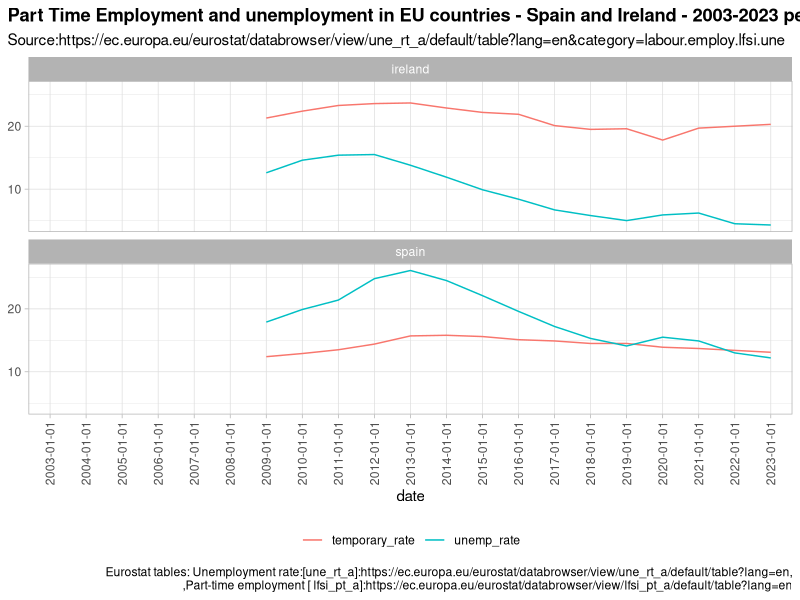
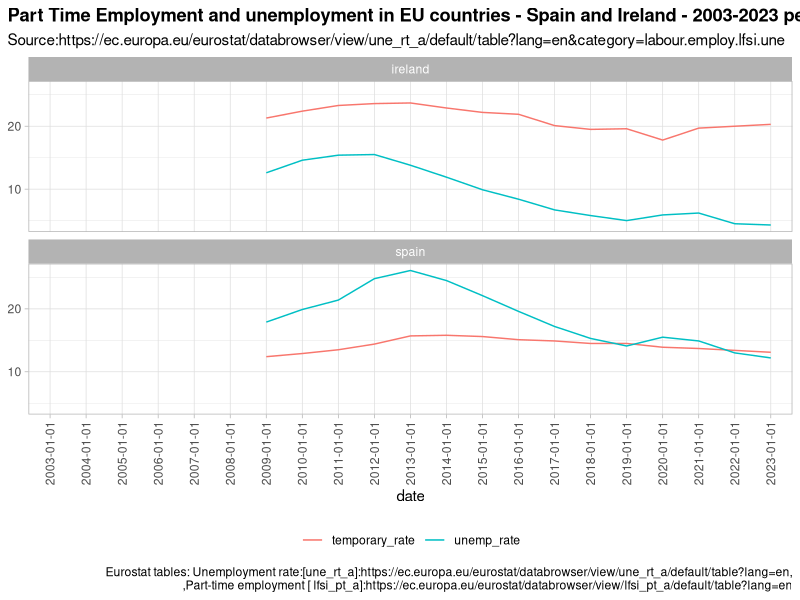

These figures' R source, in order: (Note: this script raises an error after producing the figures.)
# 05_Faceted_charts_custom_line_colour.R

# AIM: change default R colours (blue and red to each line charts data series)

# 1. Import previous files  b
library(here)
library(dplyr)
library(ggplot2)

# 1. Import combined indicators  
combined_indic  <- read.table(here("data_cleansed", "EU_TEMP_UNEMP_COMBINED_SORTED.csv"),
                              header =TRUE, sep =',',stringsAsFactors =TRUE)
head(combined_indic)


# 2. Test changing line color just for two countries (spain, ireland)
Subset_test <-c("ireland","spain")

# 2.1 We load combined_indic dataframe and now we will change default line colours for chart including two indicators
# This is the DEFAULT colour assigned by R to each indicator: 

test_01_plot_data <- combined_indic %>% 
  select(date,country,metric_name,metric_value) %>% 
  filter(country %in% Subset_test) 
test_01_plot_data

line_chart_test_01 <- test_01_plot_data %>% 
  ggplot( fill = indicator) +
  geom_line(aes(date,metric_value,colour = metric_name, group = metric_name)) +
  facet_wrap(~ country, nrow = 2) +
  labs(title = "Part Time Employment and unemployment in EU countries - Spain and Ireland - 2003-2023 period. Yearly data",
       subtitle ="Source:https://ec.europa.eu/eurostat/databrowser/view/une_rt_a/default/table?lang=en&category=labour.employ.lfsi.une",
       caption = "Eurostat tables: Unemployment rate:[une_rt_a]:https://ec.europa.eu/eurostat/databrowser/view/une_rt_a/default/table?lang=en,
       ,Part-time employment [ lfsi_pt_a]:https://ec.europa.eu/eurostat/databrowser/view/lfsi_pt_a/default/table?lang=en",
       y = NULL,colour = NULL, fill = NULL) +
  theme_light() +
  theme(plot.title.position = "plot",
        legend.position = "bottom",   # Place legend at the bottom
        axis.text.x = element_text(angle = 90, vjust = 0.5, hjust=1), # Rotate X axis labels 90 degrees
        plot.title = element_text(face = "bold")) # Display main plot Title bold

line_chart_test_01

ggsave("plots_output/06_Unemp_temp_rate_line_Ireland_Spain_dafault_legeng_colour_01.png",  width = 12, height = 9.22)

# 1.1 Changing legend using scale_colour_manual() function 

# I use scale_colour_manual() with the parameters below to create a new legend with new colours and text displayed

#   scale_colour_manual(
# values = c("black","blue"),
# labels = c("Temporary contracts rate", "Unemployment rate")) 


line_chart_test_02 <- test_01_plot_data %>% 
  ggplot( fill = indicator) +
  geom_line(aes(datef,value,colour = indicator, group = indicator)) +
  facet_wrap(~ country, nrow = 2) +
  labs(title = "Temporary Employment and unemployment in EU countries - Spain and Ireland - 2003-2023 period. Yearly data",
       subtitle ="Source:https://ec.europa.eu/eurostat/databrowser/view/une_rt_a/default/table?lang=en&category=labour.employ.lfsi.une",
       y = NULL,colour = NULL, fill = NULL) +
  theme_light() +
  theme(plot.title.position = "plot",
        legend.position = "bottom") + # Place legent at the bottom
  # Apply legend format here - change default colours to black and blue
  scale_colour_manual(values = c("blue", "black"),
                      labels = c("Temporary contracts rate (%)","Unemployment rate (%)"))
line_chart_test_02

ggsave("plots_output/07_Unemp_temp_rate_line_Ireland_Spain_custom_legeng_colour_01.png", width = 6, height = 4)
  

# 2 Plotting temporary employment and unemployment rates for first batch of EU countries

Subset_countries_01 <-c("euro_area_20_countries_from_2023","belgium","bulgaria","czechia","denmark","germany","estonia",
                        "ireland","greece","spain","france","croatia","italy","cyprus","latvia","lithuania","luxembourg",
                        "hungary")

Subset_01_plot_data <- all_indicators_datef %>% 
  select(date,datef,country,value,indicator) %>% 
  filter(country %in% Subset_countries_01) 


# First batch of countries
# Display line charts facets by country displaying each indicator as individual line for each country 
line_chart_batch_01 <- Subset_01_plot_data %>% 
  ggplot( fill = indicator) +
  geom_line(aes(datef,value,colour = indicator, group = indicator)) +
  facet_wrap(~ country, nrow = 2) +
  labs(title = "Temporary Employment and unemployment in EU countries - Subset 01 02- 2003-2023 period. Yearly data",
       subtitle ="Source:https://ec.europa.eu/eurostat/databrowser/view/une_rt_a/default/table?lang=en&category=labour.employ.lfsi.une",
       y = NULL,colour = NULL, fill = NULL) +
  theme_light() +
  theme(plot.title.position = "plot",
        legend.position = "bottom") + # Place legend at the bottom
  # Apply legend format here - change default colours to black and blue
  scale_colour_manual(values = c("blue", "black"),
                      labels = c("Temporary contracts rate (%)","Unemployment rate (%)"))
line_chart_batch_01

ggsave("plots_output/08_Unemp_temp_rate_line_chart_batch_01_custom_legend_colour.png", width = 6, height = 4)

# Online Resources with interesting GGPLOT2 tips
# Using the ggplot theme function to customize facet labels and your legend (CC067)
# Author: Riffomonas Project
# URL: https://www.youtube.com/watch?v=-4NQgIReefQ

# 3 Plotting temporary employment and unemployment rates for second batch of Eu countries

Subset_countries_02 <-c("euro_area_20_countries_from_2023","malta","netherlands","austria",
                        "poland","portugal","romania","slovenia","slovakia","finland","sweden",
                        "iceland","norway","switzerland","bosnia_and_herzegovina","montenegro",
                        "north_macedonia","serbia","turkiye")

Subset_02_plot_data <- all_indicators_datef %>% 
  select(date,datef,country,value,indicator) %>% 
  filter(country %in% Subset_countries_02)

# second batch of countries to be plotted with custom labels.
line_chart_batch_02 <- Subset_02_plot_data %>% 
  ggplot( fill = indicator) +
  geom_line(aes(datef,value,colour = indicator, group = indicator)) +
  facet_wrap(~ country, nrow = 2) +
  labs(title = "Temporary Employment and unemployment in EU countries - Subset 02 02- 2003-2023 period. Yearly data",
       subtitle ="Source:https://ec.europa.eu/eurostat/databrowser/view/une_rt_a/default/table?lang=en&category=labour.employ.lfsi.une",
       y = NULL,colour = NULL, fill = NULL) +
  theme_light() +
  theme(plot.title.position = "plot",
        legend.position = "bottom") + # Place legend at the bottom
# Apply legend format here - change default colours to black and blue
scale_colour_manual(values = c("blue", "black"),
                    labels = c("Temporary contracts rate (%)","Unemployment rate (%)"))
line_chart_batch_02
ggsave("plots_output/09_Unemp_temp_rate_line_chart_batch_02_custom_legend_colour.png", width = 6, height = 4)
